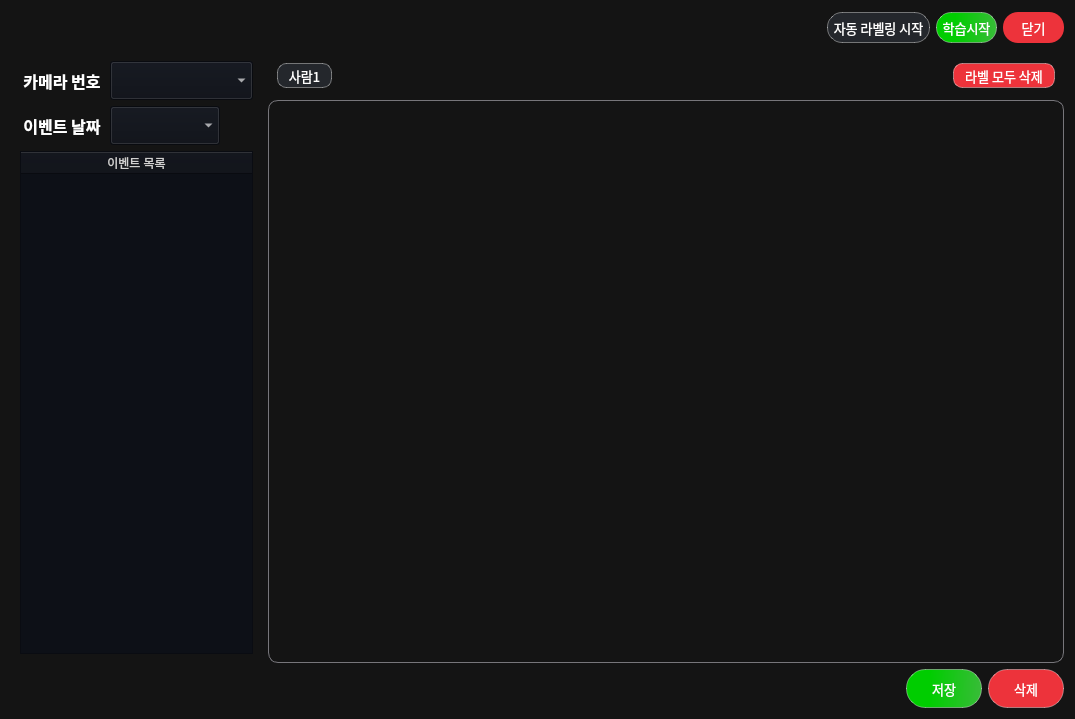
<?xml version="1.0" encoding="UTF-8"?>
<ui version="4.0">
 <class>labeling_window</class>
 <widget class="QWidget" name="labeling_window">
  <property name="geometry">
   <rect>
    <x>0</x>
    <y>0</y>
    <width>1075</width>
    <height>719</height>
   </rect>
  </property>
  <property name="maximumSize">
   <size>
    <width>1260</width>
    <height>16777215</height>
   </size>
  </property>
  <property name="windowTitle">
   <string notr="true">Labeling</string>
  </property>
  <property name="styleSheet">
   <string notr="true">background-color: rgb(20, 20, 20);
</string>
  </property>
  <layout class="QVBoxLayout" name="verticalLayout_6">
   <item>
    <layout class="QVBoxLayout" name="verticalLayout_4">
     <item>
      <layout class="QHBoxLayout" name="horizontalLayout_9">
       <item>
        <widget class="QLabel" name="top_logo">
         <property name="minimumSize">
          <size>
           <width>225</width>
           <height>34</height>
          </size>
         </property>
         <property name="maximumSize">
          <size>
           <width>225</width>
           <height>34</height>
          </size>
         </property>
         <property name="font">
          <font>
           <family>Sans</family>
          </font>
         </property>
         <property name="text">
          <string/>
         </property>
         <property name="pixmap">
          <pixmap resource="ms_ai_img.qrc">:/newPrefix/images/logo.png</pixmap>
         </property>
         <property name="scaledContents">
          <bool>true</bool>
         </property>
        </widget>
       </item>
       <item>
        <layout class="QHBoxLayout" name="horizontalLayout_6">
         <item>
          <spacer name="horizontalSpacer_3">
           <property name="orientation">
            <enum>Qt::Orientation::Horizontal</enum>
           </property>
           <property name="sizeHint" stdset="0">
            <size>
             <width>40</width>
             <height>20</height>
            </size>
           </property>
          </spacer>
         </item>
         <item>
          <widget class="QPushButton" name="self_labeling_bnt">
           <property name="minimumSize">
            <size>
             <width>103</width>
             <height>31</height>
            </size>
           </property>
           <property name="maximumSize">
            <size>
             <width>103</width>
             <height>31</height>
            </size>
           </property>
           <property name="font">
            <font>
             <family>NanumSquareRound</family>
             <pointsize>10</pointsize>
             <bold>false</bold>
            </font>
           </property>
           <property name="cursor">
            <cursorShape>PointingHandCursor</cursorShape>
           </property>
           <property name="styleSheet">
            <string notr="true">
background-color: rgb(36, 39, 44);
color: rgb(255, 255, 255);
border-radius: 15px;
border: 1px solid rgba(255, 255, 255, 100);
</string>
           </property>
           <property name="text">
            <string>자동 라벨링 시작</string>
           </property>
          </widget>
         </item>
         <item>
          <widget class="QPushButton" name="train_bnt">
           <property name="minimumSize">
            <size>
             <width>61</width>
             <height>31</height>
            </size>
           </property>
           <property name="maximumSize">
            <size>
             <width>61</width>
             <height>31</height>
            </size>
           </property>
           <property name="font">
            <font>
             <family>NanumSquareRound</family>
             <pointsize>10</pointsize>
             <bold>false</bold>
            </font>
           </property>
           <property name="cursor">
            <cursorShape>PointingHandCursor</cursorShape>
           </property>
           <property name="styleSheet">
            <string notr="true">
background-color: qlineargradient(spread:pad, x1:0.244, y1:0.477, x2:1, y2:0.489, stop:0.0845771 rgba(0, 205, 0, 255), stop:1 rgba(56, 188, 56, 255));
color: rgb(255, 255, 255);
border-radius: 15px;
border: 1px solid rgba(255, 255, 255, 100);
</string>
           </property>
           <property name="text">
            <string>학습시작</string>
           </property>
          </widget>
         </item>
         <item>
          <widget class="QPushButton" name="shutdown_bnt">
           <property name="minimumSize">
            <size>
             <width>61</width>
             <height>31</height>
            </size>
           </property>
           <property name="maximumSize">
            <size>
             <width>61</width>
             <height>31</height>
            </size>
           </property>
           <property name="font">
            <font>
             <family>NanumSquareRound</family>
             <pointsize>10</pointsize>
             <bold>false</bold>
            </font>
           </property>
           <property name="cursor">
            <cursorShape>PointingHandCursor</cursorShape>
           </property>
           <property name="styleSheet">
            <string notr="true">background-color: rgb(237, 51, 59);
color: rgb(255, 255, 255);
border-radius: 15px;
</string>
           </property>
           <property name="text">
            <string>닫기</string>
           </property>
          </widget>
         </item>
        </layout>
       </item>
      </layout>
     </item>
     <item>
      <spacer name="verticalSpacer_2">
       <property name="orientation">
        <enum>Qt::Orientation::Vertical</enum>
       </property>
       <property name="sizeType">
        <enum>QSizePolicy::Policy::Fixed</enum>
       </property>
       <property name="sizeHint" stdset="0">
        <size>
         <width>20</width>
         <height>1</height>
        </size>
       </property>
      </spacer>
     </item>
     <item>
      <layout class="QHBoxLayout" name="horizontalLayout_2">
       <item>
        <widget class="QWidget" name="label_info_widget" native="true">
         <property name="sizePolicy">
          <sizepolicy hsizetype="Expanding" vsizetype="Expanding">
           <horstretch>0</horstretch>
           <verstretch>0</verstretch>
          </sizepolicy>
         </property>
         <property name="minimumSize">
          <size>
           <width>251</width>
           <height>510</height>
          </size>
         </property>
         <property name="maximumSize">
          <size>
           <width>251</width>
           <height>9999</height>
          </size>
         </property>
         <layout class="QVBoxLayout" name="verticalLayout_2">
          <item>
           <layout class="QVBoxLayout" name="verticalLayout">
            <item>
             <layout class="QHBoxLayout" name="horizontalLayout">
              <item>
               <widget class="QLabel" name="camera_name_label">
                <property name="sizePolicy">
                 <sizepolicy hsizetype="Fixed" vsizetype="Fixed">
                  <horstretch>0</horstretch>
                  <verstretch>0</verstretch>
                 </sizepolicy>
                </property>
                <property name="minimumSize">
                 <size>
                  <width>84</width>
                  <height>29</height>
                 </size>
                </property>
                <property name="font">
                 <font>
                  <family>Sans</family>
                  <pointsize>12</pointsize>
                  <bold>true</bold>
                 </font>
                </property>
                <property name="styleSheet">
                 <string notr="true">color: rgb(255, 255, 255);</string>
                </property>
                <property name="text">
                 <string>카메라 번호</string>
                </property>
                <property name="alignment">
                 <set>Qt::AlignmentFlag::AlignCenter</set>
                </property>
               </widget>
              </item>
              <item>
               <widget class="QComboBox" name="camera_name_box">
                <property name="minimumSize">
                 <size>
                  <width>110</width>
                  <height>39</height>
                 </size>
                </property>
                <property name="maximumSize">
                 <size>
                  <width>145</width>
                  <height>39</height>
                 </size>
                </property>
                <property name="font">
                 <font>
                  <family>Sans</family>
                  <pointsize>11</pointsize>
                 </font>
                </property>
                <property name="focusPolicy">
                 <enum>Qt::FocusPolicy::WheelFocus</enum>
                </property>
                <property name="styleSheet">
                 <string notr="true">color: rgb(255, 255, 255);
background-color: rgb(13, 16, 23);
selection-background-color: rgb(53, 132, 228);
</string>
                </property>
                <property name="currentText">
                 <string notr="true"/>
                </property>
               </widget>
              </item>
             </layout>
            </item>
            <item>
             <layout class="QHBoxLayout" name="horizontalLayout_3">
              <item>
               <widget class="QLabel" name="event_date_label">
                <property name="sizePolicy">
                 <sizepolicy hsizetype="Fixed" vsizetype="Fixed">
                  <horstretch>0</horstretch>
                  <verstretch>0</verstretch>
                 </sizepolicy>
                </property>
                <property name="minimumSize">
                 <size>
                  <width>84</width>
                  <height>31</height>
                 </size>
                </property>
                <property name="font">
                 <font>
                  <family>Sans</family>
                  <pointsize>12</pointsize>
                  <bold>true</bold>
                 </font>
                </property>
                <property name="styleSheet">
                 <string notr="true">color: rgb(255, 255, 255);</string>
                </property>
                <property name="text">
                 <string>이벤트 날짜</string>
                </property>
                <property name="alignment">
                 <set>Qt::AlignmentFlag::AlignCenter</set>
                </property>
               </widget>
              </item>
              <item>
               <widget class="QComboBox" name="event_date_box">
                <property name="minimumSize">
                 <size>
                  <width>110</width>
                  <height>39</height>
                 </size>
                </property>
                <property name="maximumSize">
                 <size>
                  <width>110</width>
                  <height>39</height>
                 </size>
                </property>
                <property name="font">
                 <font>
                  <family>Sans</family>
                  <pointsize>11</pointsize>
                 </font>
                </property>
                <property name="focusPolicy">
                 <enum>Qt::FocusPolicy::WheelFocus</enum>
                </property>
                <property name="styleSheet">
                 <string notr="true">color: rgb(255, 255, 255);
background-color: rgb(13, 16, 23);
selection-background-color: rgb(53, 132, 228);
</string>
                </property>
                <property name="currentText">
                 <string notr="true"/>
                </property>
               </widget>
              </item>
              <item>
               <widget class="QPushButton" name="label_refresh_bnt">
                <property name="minimumSize">
                 <size>
                  <width>28</width>
                  <height>30</height>
                 </size>
                </property>
                <property name="maximumSize">
                 <size>
                  <width>37</width>
                  <height>52</height>
                 </size>
                </property>
                <property name="font">
                 <font>
                  <family>Sans</family>
                  <pointsize>10</pointsize>
                 </font>
                </property>
                <property name="cursor">
                 <cursorShape>PointingHandCursor</cursorShape>
                </property>
                <property name="styleSheet">
                 <string notr="true">background-color: rgb(20, 20, 20);
color: rgb(255, 255, 255);
border: 1px solid rgb(20, 20, 20);</string>
                </property>
                <property name="text">
                 <string/>
                </property>
                <property name="icon">
                 <iconset resource="ms_ai_img.qrc">
                  <normaloff>:/newPrefix/images/ico_refresh.svg</normaloff>:/newPrefix/images/ico_refresh.svg</iconset>
                </property>
                <property name="iconSize">
                 <size>
                  <width>31</width>
                  <height>50</height>
                 </size>
                </property>
               </widget>
              </item>
             </layout>
            </item>
            <item>
             <widget class="QTableWidget" name="label_list_table">
              <property name="minimumSize">
               <size>
                <width>181</width>
                <height>1</height>
               </size>
              </property>
              <property name="maximumSize">
               <size>
                <width>401</width>
                <height>16777215</height>
               </size>
              </property>
              <property name="font">
               <font>
                <family>Sans</family>
                <pointsize>10</pointsize>
                <bold>false</bold>
               </font>
              </property>
              <property name="focusPolicy">
               <enum>Qt::FocusPolicy::NoFocus</enum>
              </property>
              <property name="styleSheet">
               <string notr="true">color: rgb(209,209,209);
background-color: rgb(13, 16, 23);
selection-background-color: rgba(19, 193, 13, 100);</string>
              </property>
              <property name="sizeAdjustPolicy">
               <enum>QAbstractScrollArea::SizeAdjustPolicy::AdjustToContentsOnFirstShow</enum>
              </property>
              <property name="editTriggers">
               <set>QAbstractItemView::EditTrigger::NoEditTriggers</set>
              </property>
              <property name="tabKeyNavigation">
               <bool>false</bool>
              </property>
              <property name="dragDropOverwriteMode">
               <bool>false</bool>
              </property>
              <property name="selectionMode">
               <enum>QAbstractItemView::SelectionMode::SingleSelection</enum>
              </property>
              <property name="selectionBehavior">
               <enum>QAbstractItemView::SelectionBehavior::SelectRows</enum>
              </property>
              <property name="showGrid">
               <bool>false</bool>
              </property>
              <property name="gridStyle">
               <enum>Qt::PenStyle::NoPen</enum>
              </property>
              <property name="wordWrap">
               <bool>false</bool>
              </property>
              <property name="cornerButtonEnabled">
               <bool>false</bool>
              </property>
              <attribute name="horizontalHeaderCascadingSectionResizes">
               <bool>false</bool>
              </attribute>
              <attribute name="horizontalHeaderMinimumSectionSize">
               <number>5</number>
              </attribute>
              <attribute name="horizontalHeaderDefaultSectionSize">
               <number>18</number>
              </attribute>
              <attribute name="horizontalHeaderHighlightSections">
               <bool>false</bool>
              </attribute>
              <attribute name="horizontalHeaderShowSortIndicator" stdset="0">
               <bool>false</bool>
              </attribute>
              <attribute name="horizontalHeaderStretchLastSection">
               <bool>true</bool>
              </attribute>
              <attribute name="verticalHeaderVisible">
               <bool>false</bool>
              </attribute>
              <attribute name="verticalHeaderCascadingSectionResizes">
               <bool>false</bool>
              </attribute>
              <attribute name="verticalHeaderHighlightSections">
               <bool>false</bool>
              </attribute>
              <attribute name="verticalHeaderShowSortIndicator" stdset="0">
               <bool>false</bool>
              </attribute>
              <attribute name="verticalHeaderStretchLastSection">
               <bool>false</bool>
              </attribute>
              <column>
               <property name="text">
                <string>이벤트 목록</string>
               </property>
              </column>
             </widget>
            </item>
           </layout>
          </item>
         </layout>
        </widget>
       </item>
       <item>
        <layout class="QVBoxLayout" name="verticalLayout_3">
         <property name="spacing">
          <number>0</number>
         </property>
         <item>
          <widget class="QWidget" name="label_class_widget" native="true">
           <property name="minimumSize">
            <size>
             <width>0</width>
             <height>48</height>
            </size>
           </property>
           <property name="maximumSize">
            <size>
             <width>979</width>
             <height>48</height>
            </size>
           </property>
           <layout class="QVBoxLayout" name="verticalLayout_5">
            <item>
             <layout class="QHBoxLayout" name="horizontalLayout_8">
              <property name="sizeConstraint">
               <enum>QLayout::SizeConstraint::SetFixedSize</enum>
              </property>
              <item>
               <layout class="QHBoxLayout" name="horizontalLayout_7">
                <property name="spacing">
                 <number>6</number>
                </property>
                <item>
                 <widget class="QPushButton" name="cls_1">
                  <property name="sizePolicy">
                   <sizepolicy hsizetype="Preferred" vsizetype="Preferred">
                    <horstretch>0</horstretch>
                    <verstretch>0</verstretch>
                   </sizepolicy>
                  </property>
                  <property name="minimumSize">
                   <size>
                    <width>55</width>
                    <height>25</height>
                   </size>
                  </property>
                  <property name="maximumSize">
                   <size>
                    <width>55</width>
                    <height>25</height>
                   </size>
                  </property>
                  <property name="font">
                   <font>
                    <family>Sans</family>
                    <pointsize>10</pointsize>
                   </font>
                  </property>
                  <property name="cursor">
                   <cursorShape>PointingHandCursor</cursorShape>
                  </property>
                  <property name="styleSheet">
                   <string notr="true">background-color: rgb(36, 39, 44);
color: rgb(255, 255, 255);
border-radius: 9px;
border: 1px solid rgba(255, 255, 255, 100);
</string>
                  </property>
                  <property name="text">
                   <string>사람1</string>
                  </property>
                 </widget>
                </item>
                <item>
                 <spacer name="horizontalSpacer_2">
                  <property name="orientation">
                   <enum>Qt::Orientation::Horizontal</enum>
                  </property>
                  <property name="sizeType">
                   <enum>QSizePolicy::Policy::Expanding</enum>
                  </property>
                  <property name="sizeHint" stdset="0">
                   <size>
                    <width>562</width>
                    <height>20</height>
                   </size>
                  </property>
                 </spacer>
                </item>
                <item>
                 <widget class="QPushButton" name="label_del_bnt">
                  <property name="sizePolicy">
                   <sizepolicy hsizetype="Preferred" vsizetype="Preferred">
                    <horstretch>0</horstretch>
                    <verstretch>0</verstretch>
                   </sizepolicy>
                  </property>
                  <property name="minimumSize">
                   <size>
                    <width>102</width>
                    <height>25</height>
                   </size>
                  </property>
                  <property name="maximumSize">
                   <size>
                    <width>9999</width>
                    <height>25</height>
                   </size>
                  </property>
                  <property name="font">
                   <font>
                    <family>Sans</family>
                    <pointsize>10</pointsize>
                   </font>
                  </property>
                  <property name="cursor">
                   <cursorShape>PointingHandCursor</cursorShape>
                  </property>
                  <property name="styleSheet">
                   <string notr="true">border-radius: 9px;
border: 1px solid rgba(255, 255, 255, 100);
background-color: rgb(237, 51, 59);
color: rgb(255, 255, 255);</string>
                  </property>
                  <property name="text">
                   <string>라벨 모두 삭제</string>
                  </property>
                 </widget>
                </item>
               </layout>
              </item>
             </layout>
            </item>
           </layout>
          </widget>
         </item>
         <item>
          <widget class="QLabel" name="label_image_viewer">
           <property name="sizePolicy">
            <sizepolicy hsizetype="Preferred" vsizetype="Preferred">
             <horstretch>0</horstretch>
             <verstretch>0</verstretch>
            </sizepolicy>
           </property>
           <property name="minimumSize">
            <size>
             <width>640</width>
             <height>460</height>
            </size>
           </property>
           <property name="maximumSize">
            <size>
             <width>9999</width>
             <height>9999</height>
            </size>
           </property>
           <property name="font">
            <font>
             <family>Sans</family>
            </font>
           </property>
           <property name="styleSheet">
            <string notr="true">border: 1px solid rgb(119, 118, 123);
border-radius: 10px ;</string>
           </property>
           <property name="text">
            <string/>
           </property>
           <property name="pixmap">
            <pixmap resource="ms_ai_img.qrc">:/newPrefix/images/logo.png</pixmap>
           </property>
           <property name="alignment">
            <set>Qt::AlignmentFlag::AlignCenter</set>
           </property>
          </widget>
         </item>
        </layout>
       </item>
      </layout>
     </item>
     <item>
      <layout class="QHBoxLayout" name="horizontalLayout_5">
       <item>
        <spacer name="horizontalSpacer">
         <property name="orientation">
          <enum>Qt::Orientation::Horizontal</enum>
         </property>
         <property name="sizeType">
          <enum>QSizePolicy::Policy::Expanding</enum>
         </property>
         <property name="sizeHint" stdset="0">
          <size>
           <width>940</width>
           <height>20</height>
          </size>
         </property>
        </spacer>
       </item>
       <item>
        <layout class="QHBoxLayout" name="horizontalLayout_4">
         <item>
          <widget class="QPushButton" name="label_save_bnt">
           <property name="sizePolicy">
            <sizepolicy hsizetype="Fixed" vsizetype="Fixed">
             <horstretch>0</horstretch>
             <verstretch>0</verstretch>
            </sizepolicy>
           </property>
           <property name="minimumSize">
            <size>
             <width>76</width>
             <height>39</height>
            </size>
           </property>
           <property name="maximumSize">
            <size>
             <width>76</width>
             <height>39</height>
            </size>
           </property>
           <property name="font">
            <font>
             <family>Sans</family>
             <pointsize>10</pointsize>
            </font>
           </property>
           <property name="cursor">
            <cursorShape>PointingHandCursor</cursorShape>
           </property>
           <property name="styleSheet">
            <string notr="true">
background-color: qlineargradient(spread:pad, x1:0.244, y1:0.477, x2:1, y2:0.489, stop:0.0845771 rgba(0, 205, 0, 255), stop:1 rgba(56, 188, 56, 255));
color: rgb(255, 255, 255);
border-radius: 19px;
border: 1px solid rgba(255, 255, 255, 100);
</string>
           </property>
           <property name="text">
            <string>저장</string>
           </property>
          </widget>
         </item>
         <item>
          <widget class="QPushButton" name="label_data_del_bnt">
           <property name="sizePolicy">
            <sizepolicy hsizetype="Fixed" vsizetype="Fixed">
             <horstretch>0</horstretch>
             <verstretch>0</verstretch>
            </sizepolicy>
           </property>
           <property name="minimumSize">
            <size>
             <width>76</width>
             <height>39</height>
            </size>
           </property>
           <property name="maximumSize">
            <size>
             <width>76</width>
             <height>39</height>
            </size>
           </property>
           <property name="font">
            <font>
             <family>Sans</family>
             <pointsize>10</pointsize>
            </font>
           </property>
           <property name="cursor">
            <cursorShape>PointingHandCursor</cursorShape>
           </property>
           <property name="styleSheet">
            <string notr="true">background-color: rgb(237, 51, 59);
color: rgb(255, 255, 255);
border-radius: 19px;
border: 1px solid rgba(255, 255, 255, 100);
</string>
           </property>
           <property name="text">
            <string>삭제</string>
           </property>
          </widget>
         </item>
        </layout>
       </item>
      </layout>
     </item>
    </layout>
   </item>
  </layout>
 </widget>
 <resources>
  <include location="ms_ai_img.qrc"/>
 </resources>
 <connections/>
</ui>
